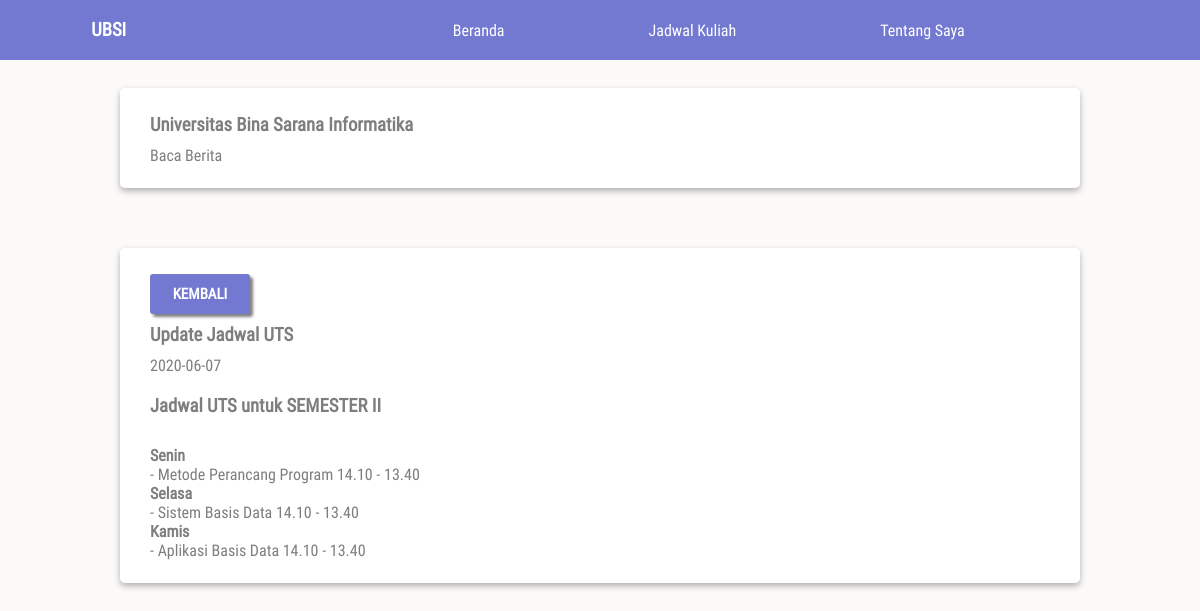
The page /views/umum/baca.php?id=Brt0001 (signed in) on the database its author committed.
### tables this page shows
CREATE TABLE `berita` (
  `idBerita` char(15) NOT NULL,
  `judul` varchar(50) NOT NULL,
  `isiBerita` text NOT NULL,
  `tanggal` date DEFAULT NULL,
  `idAdmin` char(15) DEFAULT NULL,
  PRIMARY KEY (`idBerita`),
  KEY `berita_ibfk_2` (`idAdmin`),
  CONSTRAINT `berita_ibfk_2` FOREIGN KEY (`idAdmin`) REFERENCES `admin` (`idAdmin`) ON DELETE CASCADE ON UPDATE CASCADE
);

### views/umum/baca.php (the view, shortened to what this page needs)
<?php
include('../../component/koneksi.php');
include('../umum/menu.php');
$id = $_GET['id'];
$ambilData = mysqli_fetch_array(mysqli_query($kon, "SELECT * FROM berita WHERE idBerita = '$id'"));
$judul = $ambilData['judul'];
$isi = $ambilData['isiBerita'];
$tanggal = $ambilData['tanggal'];
?>
<!DOCTYPE html>
<html lang="en">
<head>
  <link rel="stylesheet" href="../../public/css/style.css">
</head>
<body>
  <nav>
    <h3 class="logo">ubsi</h3>
    <?= $menu; ?>
  </nav>
  <div class="container top-28">
    <div class="card">
      <div class="card-body">
        <h3>Universitas Bina Sarana Informatika</h3>
        <p>Baca Berita</p>
      </div>
    </div>
    <div class="card">
      <div class="card-body">
        <div class="row">
          <a href="beranda.php" class="btn bottom">Kembali</a>
        </div>
        <h3><?= $judul; ?></h3>
        <p class="tgl"><?= $tanggal; ?></p>
        <p class="konten"><?= $isi; ?></p>
      </div>
    </div>
  </div>
</body>
</html>

### public/css/style.css (style rules this page uses)
* { padding: 0; margin: 0; font-family: 'roboto', serif; }
body { background-color: #FCF9F9; color: #807D7D; }
.container { width: 80%; margin: 10px auto; }
.top-28 { margin-top: 28px; }
.bottom { margin-bottom: 10px; }
.btn { width: 100px; height: 40px; display: flex; font-size: 15px; justify-content: center; align-items: center; background-color: #7379D1; text-transform: uppercase; text-decoration: none; border-radius: 3px; font-weight: 900; outline: none; border: 0; color: #FFFFFF; -webkit-border-radius: 3px; -moz-border-radius: 3px; -ms-border-radius: 3px; -o-border-radius: 3px; box-shadow: 3px 3px 3px rgba(0, 0, 0, .5); cursor: pointer; }
nav { height: 60px; background-color: #7379D1; display: flex; justify-content: space-around; align-items: center; color: #fff; }
nav .logo { text-transform: uppercase; font-weight: bolder; }
.card { background-color: #fff; box-shadow: 0 3px 6px rgba(0, 0, 0, .3); border-radius: 5px; -webkit-border-radius: 5px; -moz-border-radius: 5px; -ms-border-radius: 5px; -o-border-radius: 5px; margin-bottom: 60px; }
.card-body { padding: 26px 30px 23px 30px; }
.card-body h3 { margin-bottom: 10px; }
.card-body p.tgl { font-weight: 0; margin-bottom: 20px; }
.card-body p.konten { text-align: justify; text-indent: 30px; }
.row { width: 100%; display: flex; justify-content: space-between; flex-wrap: wrap; }

### rows shown on the page
berita: judul "Update Jadwal UTS", tanggal "2020-06-07", isiBerita "Jadwal UTS untuk SEMESTER II Senin - Metode Perancang Program 14.10 - 13.40 Selasa - Sistem Basis Data 14.10 - 13.40 Kamis - Aplikasi Basis Data 14.10 - 13.40"
